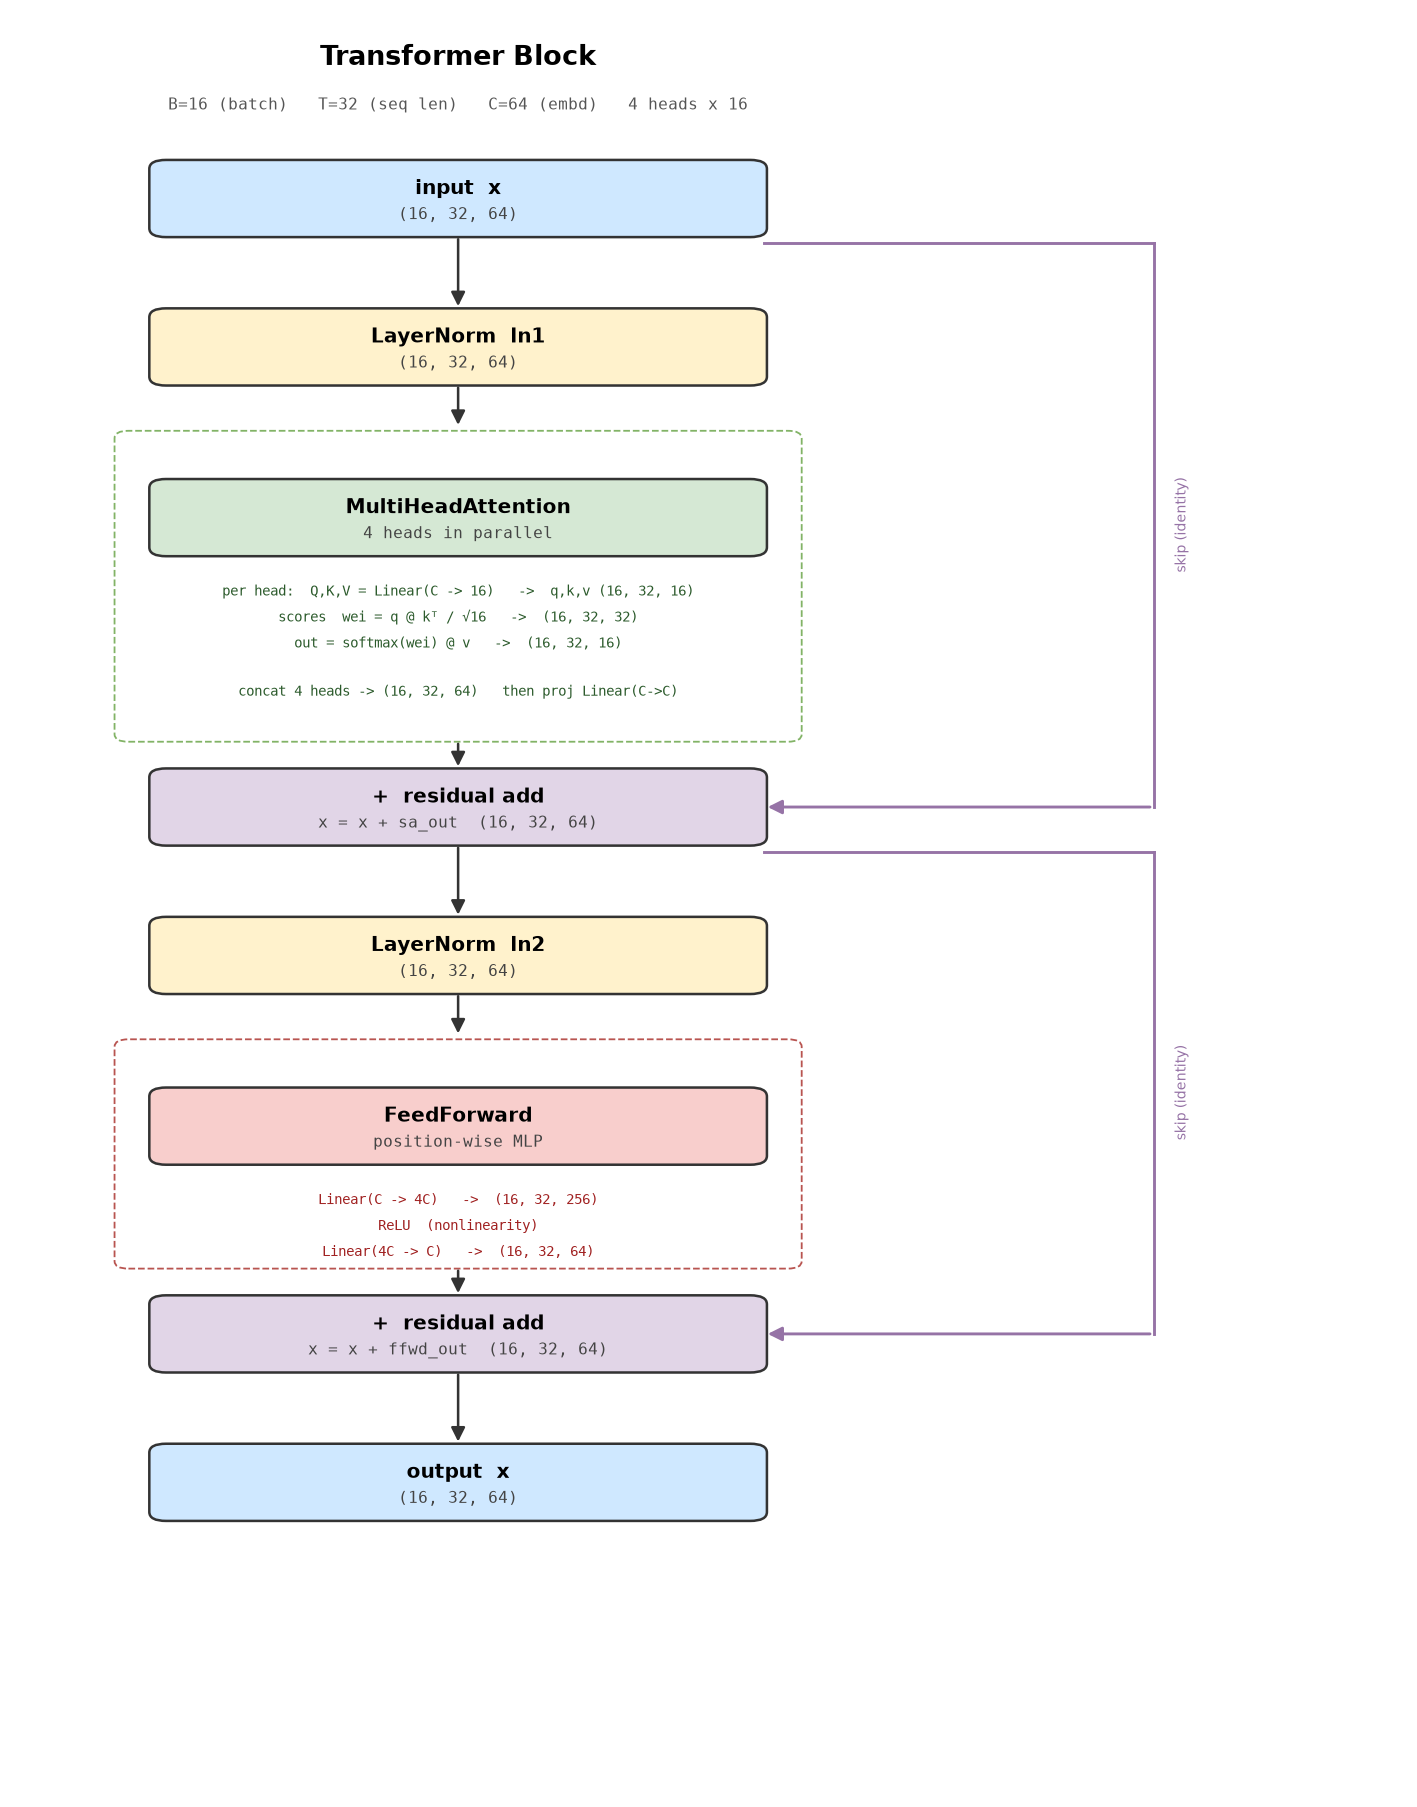

The script that saved this image:
"""
Visualize the internal structure of a Transformer Block.

Draws the journey of the input tensor through one Block, with tensor
dimensions annotated at every step. Uses only matplotlib so the drawing
logic stays readable.

Run:  python block_diagram.py   ->  writes block_diagram.png
"""

import matplotlib.pyplot as plt
from matplotlib.patches import FancyBboxPatch, FancyArrowPatch

# --- hyperparameters (mirrors instrumented.py) ---------------------------
B = 16   # batch_size
T = 32   # block_size  (sequence length)
C = 64   # n_embd      (embedding dim)
n_head = 4
head_size = C // n_head   # 16


def dim(*shape):
    """Format a tensor shape like (B, T, C)."""
    return "(" + ", ".join(str(s) for s in shape) + ")"


# Colours grouped by role so related steps read as a family.
COL_IO = "#cfe8ff"      # input / output
COL_NORM = "#fff2cc"    # layernorm
COL_ATTN = "#d5e8d4"    # attention
COL_FFN = "#f8cecc"     # feed-forward
COL_ADD = "#e1d5e7"     # residual add

fig, ax = plt.subplots(figsize=(11, 14))
ax.set_xlim(0, 10)
ax.set_ylim(0, 24)
ax.axis("off")

# Main flow runs down the centre column; residual stream sits on the right.
XC = 3.2          # centre x of the main pipeline boxes
X_RES = 8.2       # x of the residual stream line
BOX_W = 4.4
BOX_H = 1.0


def box(y, label, sublabel, color, w=BOX_W, x=XC):
    """Draw a labelled box centred at (x, y). Returns (top_y, bottom_y)."""
    rect = FancyBboxPatch(
        (x - w / 2, y - BOX_H / 2), w, BOX_H,
        boxstyle="round,pad=0.02,rounding_size=0.12",
        linewidth=1.4, edgecolor="#333333", facecolor=color,
    )
    ax.add_patch(rect)
    ax.text(x, y + 0.13, label, ha="center", va="center",
            fontsize=11, fontweight="bold")
    ax.text(x, y - 0.22, sublabel, ha="center", va="center",
            fontsize=9, color="#444444", family="monospace")
    return y + BOX_H / 2, y - BOX_H / 2


def arrow(y_from, y_to, x=XC, label=None, color="#333333"):
    """Vertical arrow from y_from down to y_to along column x."""
    a = FancyArrowPatch(
        (x, y_from), (x, y_to),
        arrowstyle="-|>", mutation_scale=16,
        linewidth=1.4, color=color,
    )
    ax.add_patch(a)
    if label:
        ax.text(x + 0.3, (y_from + y_to) / 2, label, ha="left", va="center",
                fontsize=8, color="#666666", family="monospace")


# --- the pipeline, top to bottom -----------------------------------------
# Each entry: (label, sublabel, color). We lay them out at fixed y steps.
ax.text(XC, 23.3, "Transformer Block", ha="center", fontsize=15,
        fontweight="bold")
ax.text(XC, 22.7,
        f"B={B} (batch)   T={T} (seq len)   C={C} (embd)   "
        f"{n_head} heads x {head_size}",
        ha="center", fontsize=9, color="#555555", family="monospace")

y = 21.5

# input
top, bot = box(y, "input  x", dim(B, T, C), COL_IO)
y_input_bot = bot

# ln1
y -= 2.0
arrow(y_input_bot, y + BOX_H / 2)
top, bot = box(y, "LayerNorm  ln1", dim(B, T, C), COL_NORM)
y_ln1_bot = bot

# --- attention sub-block (drawn as a grouped region) ---
y -= 2.3
attn_top = y + BOX_H / 2 + 0.5
arrow(y_ln1_bot, y + BOX_H / 2 + 0.7)

# Multi-head attention internals box (Q/K/V -> scores -> aggregate)
top, bot = box(y, "MultiHeadAttention", "4 heads in parallel", COL_ATTN,
               w=BOX_W)
# detail lines inside/under the attention header
y -= 1.4
ax.text(XC, y + 0.35,
        f"per head:  Q,K,V = Linear(C -> {head_size})   ->  "
        f"q,k,v {dim(B, T, head_size)}",
        ha="center", fontsize=8, family="monospace", color="#2b5a2b")
ax.text(XC, y - 0.0,
        f"scores  wei = q @ kᵀ / √{head_size}   ->  {dim(B, T, T)}",
        ha="center", fontsize=8, family="monospace", color="#2b5a2b")
ax.text(XC, y - 0.35,
        f"out = softmax(wei) @ v   ->  {dim(B, T, head_size)}",
        ha="center", fontsize=8, family="monospace", color="#2b5a2b")
y -= 1.1
ax.text(XC, y + 0.1,
        f"concat 4 heads -> {dim(B, T, C)}   then proj Linear(C->C)",
        ha="center", fontsize=8, family="monospace", color="#2b5a2b")
attn_bot = y - 0.35

# draw a dashed grouping rectangle around the attention region
group = FancyBboxPatch(
    (XC - BOX_W / 2 - 0.25, attn_bot - 0.15),
    BOX_W + 0.5, attn_top - attn_bot + 0.3,
    boxstyle="round,pad=0.02,rounding_size=0.1",
    linewidth=1.0, edgecolor="#82b366", facecolor="none", linestyle="--",
)
ax.add_patch(group)

# residual add 1
y -= 1.4
arrow(attn_bot - 0.15, y + BOX_H / 2)
top, bot = box(y, "+  residual add", "x = x + sa_out  " + dim(B, T, C),
               COL_ADD)
y_add1 = y

# ln2
y -= 2.0
arrow(bot, y + BOX_H / 2)
top, bot = box(y, "LayerNorm  ln2", dim(B, T, C), COL_NORM)
y_ln2_bot = bot

# --- FFN sub-block ---
y -= 2.3
ffn_top = y + BOX_H / 2 + 0.5
arrow(y_ln2_bot, y + BOX_H / 2 + 0.7)
top, bot = box(y, "FeedForward", "position-wise MLP", COL_FFN)
y -= 1.4
ax.text(XC, y + 0.35,
        f"Linear(C -> 4C)   ->  {dim(B, T, 4 * C)}",
        ha="center", fontsize=8, family="monospace", color="#a02020")
ax.text(XC, y - 0.0, "ReLU  (nonlinearity)",
        ha="center", fontsize=8, family="monospace", color="#a02020")
ax.text(XC, y - 0.35,
        f"Linear(4C -> C)   ->  {dim(B, T, C)}",
        ha="center", fontsize=8, family="monospace", color="#a02020")
ffn_bot = y - 0.35
group2 = FancyBboxPatch(
    (XC - BOX_W / 2 - 0.25, ffn_bot - 0.15),
    BOX_W + 0.5, ffn_top - ffn_bot + 0.3,
    boxstyle="round,pad=0.02,rounding_size=0.1",
    linewidth=1.0, edgecolor="#b85450", facecolor="none", linestyle="--",
)
ax.add_patch(group2)

# residual add 2
y -= 1.4
arrow(ffn_bot - 0.15, y + BOX_H / 2)
top, bot = box(y, "+  residual add", "x = x + ffwd_out  " + dim(B, T, C),
               COL_ADD)
y_add2 = y

# output
y -= 2.0
arrow(bot, y + BOX_H / 2)
top, bot = box(y, "output  x", dim(B, T, C), COL_IO)

# --- residual stream (skip connections) ----------------------------------
# Branch off below input, bypass attention, feed into add1.
def residual_path(y_branch, y_join, label):
    # out to the right, down, back in
    ax.plot([XC + BOX_W / 2, X_RES], [y_branch, y_branch],
            color="#9673a6", linewidth=1.6, linestyle="-")
    ax.plot([X_RES, X_RES], [y_branch, y_join],
            color="#9673a6", linewidth=1.6, linestyle="-")
    a = FancyArrowPatch(
        (X_RES, y_join), (XC + BOX_W / 2, y_join),
        arrowstyle="-|>", mutation_scale=16,
        linewidth=1.6, color="#9673a6",
    )
    ax.add_patch(a)
    ax.text(X_RES + 0.15, (y_branch + y_join) / 2, label,
            ha="left", va="center", fontsize=8, color="#9673a6", rotation=90)


residual_path(y_input_bot - 0.1, y_add1, "skip (identity)")
residual_path(y_add1 - BOX_H / 2 - 0.1, y_add2, "skip (identity)")

plt.tight_layout()
out = "block_diagram.png"
plt.savefig(out, dpi=130, bbox_inches="tight")
print(f"wrote {out}")
